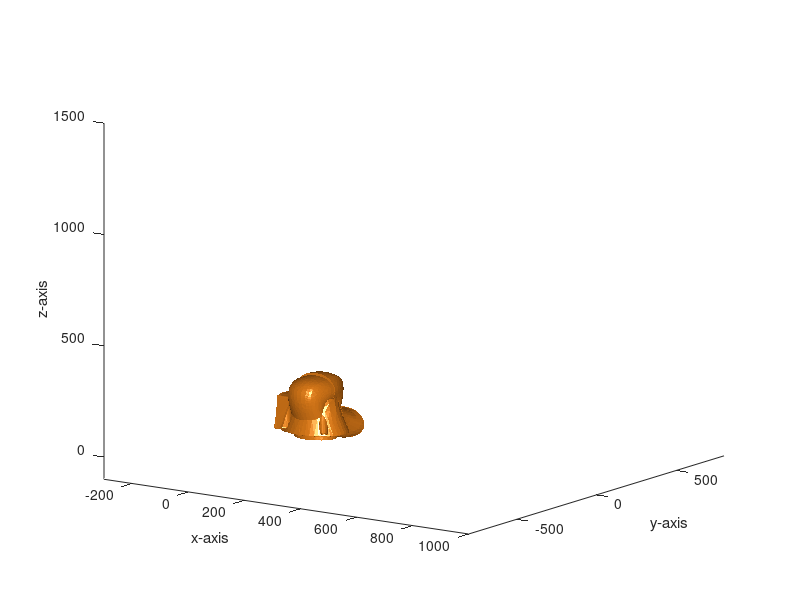

The MATLAB script that drew this image: (Note: this script raises an error after producing the figure.)
% show kuka robot next to mold

clear all;
close all;
clc;
figure;
set(figure,'units','normalized','outerpos',[0 0 1 1.2]);
xlim([-300,1000]);
ylim([-800,800]);
zlim([-100,1500]);
xlabel('x-axis');
ylabel('y-axis');
zlabel('z-axis');
view([35,15])
% view([90,1])

load STL_COARSE_DATA_mm.mat;

joint_angles = dlmread('data_files/test_joint_angles.csv');


p0 = patch('Faces',Link0_f,'Vertices',Link0_v,'FaceVertexCData',[0.8,0.8,0.8],'FaceColor',[0.9,0.5,0.1],'EdgeColor','none','FaceAlpha',1);
p1 = patch('Faces',Link1_f,'Vertices',Link1_v,'FaceVertexCData',[0.8,0.8,0.8],'FaceColor',[0.9,0.5,0.1],'EdgeColor','none','FaceAlpha',1);
p2 = patch('Faces',Link2_f,'Vertices',Link2_v,'FaceVertexCData',[0.8,0.8,0.8],'FaceColor',[0.9,0.5,0.1],'EdgeColor','none','FaceAlpha',1);
p3 = patch('Faces',Link3_f,'Vertices',Link3_v,'FaceVertexCData',[0.8,0.8,0.8],'FaceColor',[0.9,0.5,0.1],'EdgeColor','none','FaceAlpha',1);
p4 = patch('Faces',Link4_f,'Vertices',Link4_v,'FaceVertexCData',[0.8,0.8,0.8],'FaceColor',[0.9,0.5,0.1],'EdgeColor','none','FaceAlpha',1);
p5 = patch('Faces',Link5_f,'Vertices',Link5_v,'FaceVertexCData',[0.8,0.8,0.8],'FaceColor',[0.9,0.5,0.1],'EdgeColor','none','FaceAlpha',1);
p6 = patch('Faces',Link6_f,'Vertices',Link6_v,'FaceVertexCData',[0.8,0.8,0.8],'FaceColor',[0.9,0.5,0.1],'EdgeColor','none','FaceAlpha',1);
p7 = patch('Faces',Link7_f,'Vertices',Link7_v,'FaceVertexCData',[0.8,0.8,0.8],'FaceColor',[0.9,0.5,0.1],'EdgeColor','none','FaceAlpha',1);

%%%%%% camera settings %%%%%%
    camlight(-360,0);
    hold on;
    camlight(0,0);
    hold on;
    %     camlight('left');
    hold on;
    camlight('right');
    hold on;
    %     camlight(0,0);
    %     hold on;
    %     camlight(0,0);

h0 = hgtransform;
set(p0,'parent', h0);
h1 = hgtransform;
set(p1,'parent', h1);
h2 = hgtransform;
set(p2,'parent', h2);
h3 = hgtransform;
set(p3,'parent', h3);
h4 = hgtransform;
set(p4,'parent', h4);
h5 = hgtransform;
set(p5,'parent', h5);
h6 = hgtransform;
set(p6,'parent', h6);
h7 = hgtransform;
set(p7,'parent', h7);
    
for i=1:size(joint_angles,1)
FK_T = get_iiwa_FK_all_joints_mex(joint_angles(i,:),eye(4));
FK_T(1:3,4) = FK_T(1:3,4).*1000;
% Link0_v_transformed = apply_transformation(Link0_v,FK_T(1:4,:));
% hold on;
FK_T(5:7,4) = FK_T(5:7,4).*1000;
% Link1_v_transformed = apply_transformation(Link1_v,FK_T(5:8,:));
% hold on;
FK_T(9:11,4) = FK_T(9:11,4).*1000;
% Link2_v_transformed = apply_transformation(Link2_v,FK_T(9:12,:));
% hold on;
FK_T(13:15,4) = FK_T(13:15,4).*1000;
% Link3_v_transformed = apply_transformation(Link3_v,FK_T(13:16,:));
% hold on;
FK_T(17:19,4) = FK_T(17:19,4).*1000;
% Link4_v_transformed = apply_transformation(Link4_v,FK_T(17:20,:));
% hold on;
FK_T(21:23,4) = FK_T(21:23,4).*1000;
% Link5_v_transformed = apply_transformation(Link5_v,FK_T(21:24,:));
% hold on;
FK_T(25:27,4) = FK_T(25:27,4).*1000;
% Link6_v_transformed = apply_transformation(Link6_v,FK_T(25:28,:));
% hold on;
FK_T(29:31,4) = FK_T(29:31,4).*1000;
% Link7_v_transformed = apply_transformation(Link7_v,FK_T(29:32,:));
% hold on;
    

set(h0, 'matrix', FK_T(1:4,:));
set(h1, 'matrix', FK_T(5:8,:));
set(h2, 'matrix', FK_T(9:12,:));
set(h3, 'matrix', FK_T(13:16,:));
set(h4, 'matrix', FK_T(17:20,:));
set(h5, 'matrix', FK_T(21:24,:));
set(h6, 'matrix', FK_T(25:28,:));
set(h7, 'matrix', FK_T(29:32,:));

pause(0.005);
end